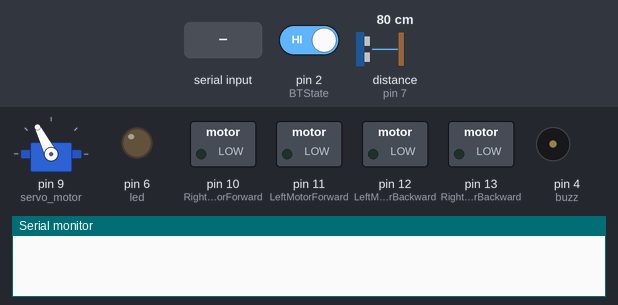
Simulated run of this sketch. Board: Arduino Uno, built with avr-gcc and run on an emulated ATmega328P. Shown: servo, switched loads named in the sketch (green lamp = pin HIGH), output pins drawn as LEDs (lit = HIGH), buzzer (waves = sounding, pin HIGH), the last lines printed to the serial monitor. The inputs (shaded band) are chosen by the test bench; at power-on: pin 2 (BTState) HIGH, distance to the obstacle (sensor on pin 7) 80 cm. The echo pulse lasts 58.3 µs per cm.

Above: at 4.0 s.
4.1 s: pin 2 (BTState) driven LOW
At 4.8 s:
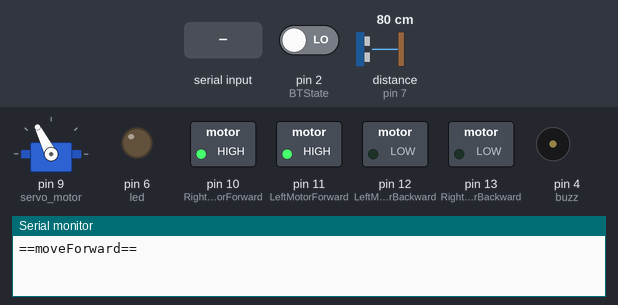
5.6 s: distance to the obstacle (sensor on pin 7) set to 31 cm
7.1 s: distance to the obstacle (sensor on pin 7) set to 25 cm
At 8.7 s:
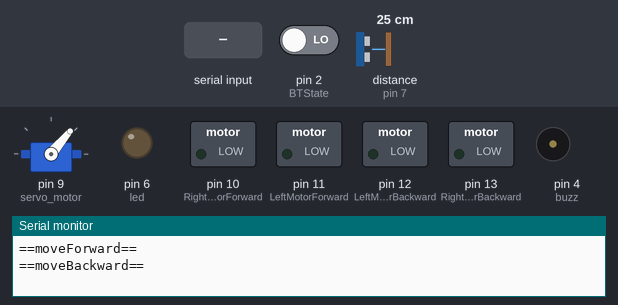
10.1 s: pin 2 (BTState) driven HIGH
At 10.5 s:
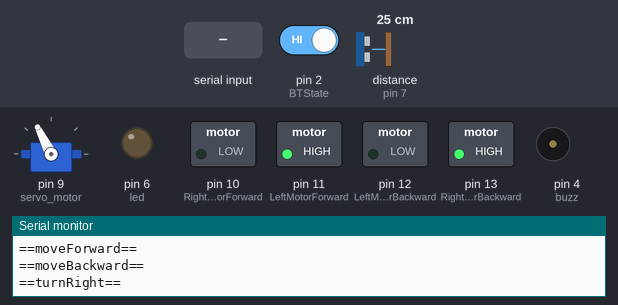
12.1 s: "Q" received over the second serial link
At 12.5 s:
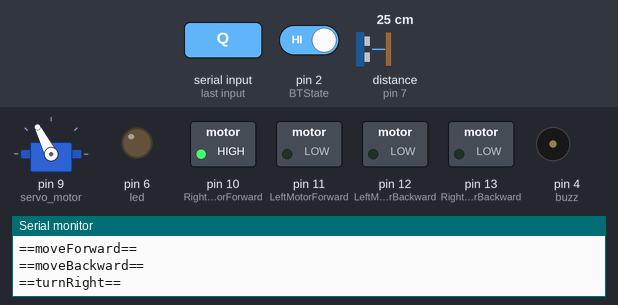
13.7 s: "A" received over the second serial link
At 14.5 s:
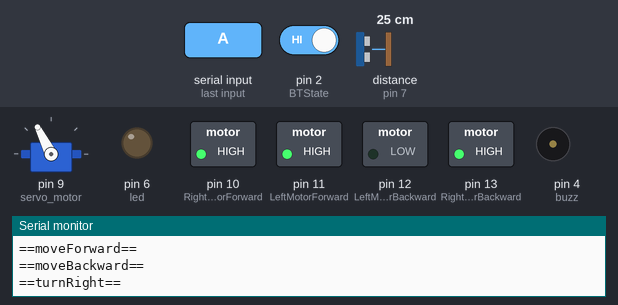
Timing chart, 0 to 16.3 s (numbered marks = the images above; inputs shaded):
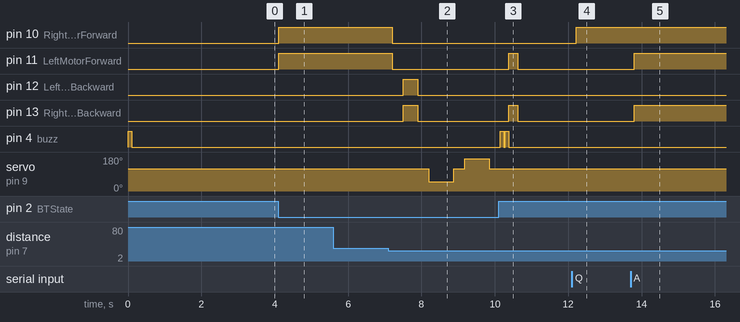

The sketch:

VacuumRobot.ino
```cpp
#include <Servo.h>
#include <NewPing.h>
#include <SoftwareSerial.h>

// BT init
SoftwareSerial softSerial(0, 1); // RX, TX

int update_interval = 100;   // time interval in ms for updating panel indicators
unsigned long last_time = 0; // time of last update
char data_in;                // data received from serial link

// L298N
const int LeftMotorForward = 11;
const int LeftMotorBackward = 12;
const int RightMotorForward = 10;
const int RightMotorBackward = 13;

const int BTState = 2; // STATE pin BT
const int buzz = 4;
const int led = 6; // LED tambahan

// sensor pin
#define trig_pin 7 // data pin ultra
#define echo_pin 7 // data pin ultra
#define maximum_distance 250
boolean goesForward = false;
int distance = 150;

NewPing sonar(trig_pin, echo_pin, maximum_distance);
Servo servo_motor; // servo

void setup()
{

  Serial.begin(9600);
  softSerial.begin(9600);

  pinMode(RightMotorForward, OUTPUT);
  pinMode(LeftMotorForward, OUTPUT);
  pinMode(LeftMotorBackward, OUTPUT);
  pinMode(RightMotorBackward, OUTPUT);
  pinMode(BTState, INPUT);
  pinMode(buzz, OUTPUT);
  pinMode(led, OUTPUT);
  digitalWrite(buzz, HIGH);
  delay(100);
  digitalWrite(buzz, LOW);

  servo_motor.attach(9); // servo pin

  servo_motor.write(117);
  delay(2000);
  distance = readPing();
  delay(100);
  distance = readPing();
  delay(100);
  distance = readPing();
  delay(100);
  distance = readPing();
  delay(100);
}

void loop()
{
  int distanceRight = 0;
  int distanceLeft = 0;
  delay(50);

  if (digitalRead(BTState) == LOW)
  {
    /////////////Autonomous MODE///////////////
    if (distance <= 27)
    {
      moveStop();
      delay(300);
      moveBackward();
      delay(400);
      moveStop();
      delay(300);
      distanceRight = lookRight();
      delay(300);
      distanceLeft = lookLeft();
      delay(300);

      if (distance >= distanceLeft)
      {
        turnRight();
        moveStop();
      }
      else
      {
        turnLeft();
        moveStop();
      }
    }
    else
    {
      moveForward();
    }
  }
  else
  {

    ////////////////////////BT MODE////////////////////////////
    if (softSerial.available())
    {
      data_in = softSerial.read(); // Get next character

      if (data_in == 'Q')
      { // Button Pressed
        digitalWrite(RightMotorForward, HIGH);
      }
      if (data_in == 'q')
      { // Button Released
        digitalWrite(RightMotorForward, LOW);
      }

      if (data_in == 'A')
      { // Button Pressed
        digitalWrite(LeftMotorForward, HIGH);
        digitalWrite(RightMotorBackward, HIGH);
      }
      if (data_in == 'a')
      { // Button Released
        digitalWrite(LeftMotorForward, LOW);
        digitalWrite(RightMotorBackward, LOW);
      }

      if (data_in == 'P')
      { // Button Pressed
        digitalWrite(LeftMotorForward, HIGH);
      }
      if (data_in == 'p')
      { // Button Released
        digitalWrite(LeftMotorForward, LOW);
      }

      if (data_in == 'L')
      { // Button Pressed
        digitalWrite(LeftMotorBackward, HIGH);
        digitalWrite(RightMotorForward, HIGH);
      }
      if (data_in == 'l')
      { // Button Released
        digitalWrite(LeftMotorBackward, LOW);
        digitalWrite(RightMotorForward, LOW);
      }

      if (data_in == 'B')
      { // Button Pressed
        digitalWrite(buzz, HIGH);
      }
      if (data_in == 'b')
      { // Button Released
        digitalWrite(buzz, LOW);
      }

      if (data_in == 'E')
      { // Button Pressed
        servo_motor.write(170);
      }
      if (data_in == 'e')
      { // Button Released
        servo_motor.write(117);
      }
      if (data_in == 'F')
      { // Button Pressed
        servo_motor.write(50);
        ;
      }
      if (data_in == 'f')
      { // Button Released
        servo_motor.write(117);
      }
      if (data_in == 'C')
      { // Button Pressed
        digitalWrite(led, HIGH);
      }
      if (data_in == 'c')
      { // Button Released
        digitalWrite(led, LOW);
      }
    }
  }
  distance = readPing();
}

int lookRight()
{
  servo_motor.write(50);
  delay(500);
  int distance = readPing();
  delay(100);
  servo_motor.write(117);
  return distance;
}

int lookLeft()
{
  servo_motor.write(170);
  delay(500);
  int distance = readPing();
  delay(100);
  servo_motor.write(117);
  return distance;
  delay(100);
}

int readPing()
{
  delay(70);
  int cm = sonar.ping_cm();
  if (cm == 0)
  {
    cm = 250;
  }
  return cm;
}

void moveStop()
{

  digitalWrite(RightMotorForward, LOW);
  digitalWrite(LeftMotorForward, LOW);
  digitalWrite(RightMotorBackward, LOW);
  digitalWrite(LeftMotorBackward, LOW);
}

void moveForward()
{

  if (!goesForward)
  {

    Serial.println("==moveForward==");

    goesForward = true;

    digitalWrite(LeftMotorForward, HIGH);
    digitalWrite(RightMotorForward, HIGH);

    digitalWrite(LeftMotorBackward, LOW);
    digitalWrite(RightMotorBackward, LOW);
  }
}

void moveBackward()
{

  goesForward = false;

  Serial.println("==moveBackward==");

  digitalWrite(LeftMotorBackward, HIGH);
  digitalWrite(RightMotorBackward, HIGH);

  digitalWrite(LeftMotorForward, LOW);
  digitalWrite(RightMotorForward, LOW);
}

void turnRight()
{

  Serial.println("==turnRight==");
  digitalWrite(buzz, HIGH);
  delay(100);
  digitalWrite(buzz, LOW);
  delay(30);
  digitalWrite(buzz, HIGH);
  delay(100);
  digitalWrite(buzz, LOW);

  digitalWrite(LeftMotorForward, HIGH);
  digitalWrite(RightMotorBackward, HIGH);

  digitalWrite(LeftMotorBackward, LOW);
  digitalWrite(RightMotorForward, LOW);

  delay(250);

  digitalWrite(LeftMotorForward, HIGH);
  digitalWrite(RightMotorForward, HIGH);

  digitalWrite(LeftMotorBackward, LOW);
  digitalWrite(RightMotorBackward, LOW);
}

void turnLeft()
{

  Serial.println("==turnLeft==");
  digitalWrite(buzz, HIGH);
  delay(100);
  digitalWrite(buzz, LOW);
  delay(30);
  digitalWrite(buzz, HIGH);
  delay(100);
  digitalWrite(buzz, LOW);

  digitalWrite(LeftMotorBackward, HIGH);
  digitalWrite(RightMotorForward, HIGH);

  digitalWrite(LeftMotorForward, LOW);
  digitalWrite(RightMotorBackward, LOW);

  delay(250);

  digitalWrite(LeftMotorForward, HIGH);
  digitalWrite(RightMotorForward, HIGH);

  digitalWrite(LeftMotorBackward, LOW);
  digitalWrite(RightMotorBackward, LOW);
}
```

Measured:
- the behaviour switches between 28 and 27 cm on distance to the obstacle (sensor on pin 7) (found by bisection; images 1 and 2)
- after the input at 4.1 s, pin 10 (RightMotorForward), pin 11 (LeftMotorForward): LOW → HIGH at once
- after the input at 5.6 s, every drawn part: stays the same
- after the input at 7.1 s, pin 10 (RightMotorForward), pin 11 (LeftMotorForward): HIGH → LOW after 0.10 s; pin 12 (LeftMotorBackward), pin 13 (RightMotorBackward): LOW → HIGH after 0.40 s, → LOW 0.40 s later; servo on pin 9 (servo_motor): 117° → 50° after 1.1 s, → 117° 0.67 s later, → 170° 0.30 s later, → 117° 0.67 s later
- after the input at 10.1 s, pin 12 (LeftMotorBackward): stays LOW (without the input it goes to HIGH after 0.95 s); pin 13 (RightMotorBackward): goes on until 10.6 s, then stays LOW; servo on pin 9 (servo_motor): stays 117° (without the input it goes to 50° after 1.6 s)
- after the input at 12.1 s, pin 10 (RightMotorForward): LOW → HIGH after 0.11 s
- after the input at 13.7 s, pin 11 (LeftMotorForward), pin 13 (RightMotorBackward): LOW → HIGH after 0.10 s
- by itself, pin 4 (buzz): alternates HIGH for 0.10 s and LOW for 0.03 s, 4 changes in all, then stays LOW
